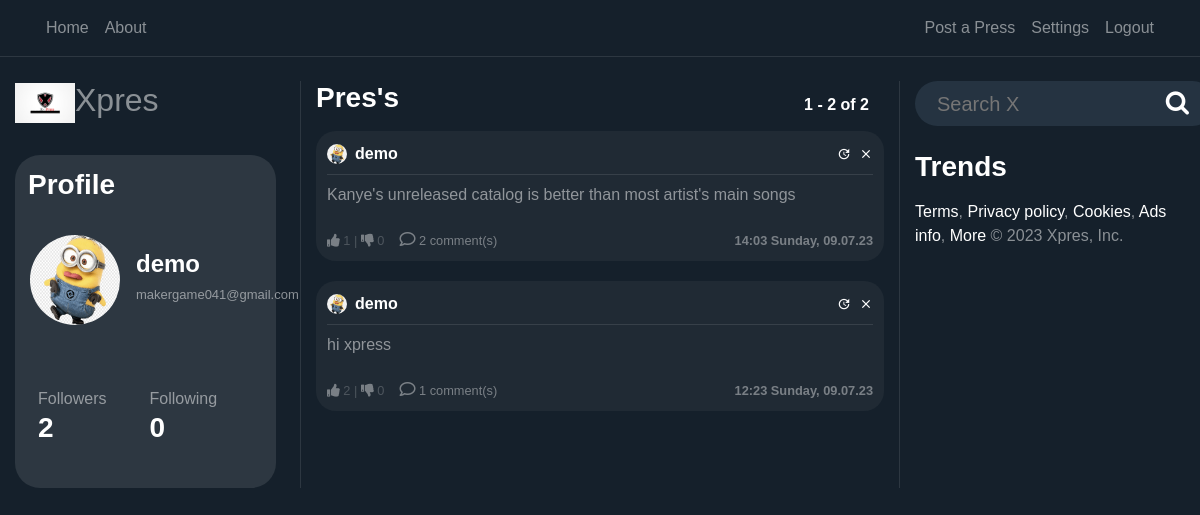
/user/demo (signed in), run on the app's committed database.
### users/models.py (models this page shows, shortened)
class Profile(models.Model):
    user = models.OneToOneField(User, on_delete=models.CASCADE)
    image = models.ImageField(default='default.png', upload_to='profile_pics')
    @property
    def followers(self):
        return Follow.objects.filter(follow_user=self.user).count()
    @property
    def following(self):
        return Follow.objects.filter(user=self.user).count()

### blog/models.py (models this page shows, shortened)
class Post(models.Model):
    content = models.TextField(max_length=1000)
    date_posted = models.DateTimeField(default=timezone.now)
    author = models.ForeignKey(User, on_delete=models.CASCADE)
    likes= models.IntegerField(default=0)
    dislikes= models.IntegerField(default=0)
    @property
    def number_of_comments(self):
        return Comment.objects.filter(post_connected=self).count()

### blog/views.py (the view, shortened to what this page needs)
# urls.py: path('user/<str:username>', UserPostListView.as_view(), name='user-posts'),
class UserPostListView(LoginRequiredMixin, ListView):
    model = Post
    template_name = 'blog/user_posts.html'
    context_object_name = 'posts'
    paginate_by = PAGINATION_COUNT
    def visible_user(self):
        return get_object_or_404(User, username=self.kwargs.get('username'))
    def get_context_data(self, **kwargs):
        visible_user = self.visible_user()
        logged_user = self.request.user
        print(logged_user.username == '', file=sys.stderr)
        if logged_user.username == '' or logged_user is None:
            can_follow = False
        else:
            can_follow = (Follow.objects.filter(user=logged_user,
                                                follow_user=visible_user).count() == 0)
        data = super().get_context_data(**kwargs)
        data['user_profile'] = visible_user
        data['can_follow'] = can_follow
        return data
    def get_queryset(self):
        user = self.visible_user()
        return Post.objects.filter(author=user).order_by('-date_posted')

### blog/templates/blog/user_posts.html
{% extends "blog/home.html" %}

### blog/templates/blog/home.html (shortened to what this page needs)
{% extends "blog/base.html" %}
{% load static %}
{% block content %}
    <div class="row">
        <div class="col-12 col-md-3 pr-4 dont-move">
            <a href="/"> <h2><img class="img-fluid" width="60" src="{% static 'blog/logo.png' %}">Xpres</h2></a><br>
            <div class="profile-section">
            <h3 class="white-important p-2">
                Profile
            </h3>
            <article class="media content-section" style="height: 140px; width: 100%">
                {%  if user_profile != None %}
                    <div class="mt-2 d-flex full-width align-items-center">
                        <img
                           class="rounded-circle mr-3 img-fluid"
                           style="width: 90px; height: 90px;"
                           src="{{ user_profile.profile.image.url }}">
                        <div>
                            <h4 style="text-align: left"
                                    class="white-important">
                                {{ user_profile.username }}
                            </h4>
                            <h6 style="text-align: left"
                                    class="email-profile">
                                {{ user.email }}
                            </h6>
                        </div>
                    </div>
                {%  endif %}
            </article>
            <article class="media content-section">
                <div class="row full-width pl-2">
                    <div class="col-6">
                            Followers
                    </div>
                    <div class="col-6">
                            Following
                    </div>
                    {%  if user_profile != None %}
                        <div class="col-6">
                            <h3 class="white-important follow-click">
                                <a href="{% url 'user-followers' user_profile.username %}">
                                    {{ user_profile.profile.followers }}
                                </a>
                            </h3>
                        </div>
                         <div class="col-6">
                            <a href="{% url 'user-follows' user_profile.username %}">
                                <h3 class="white-important follow-click">
                                    {{ user_profile.profile.following }}
                                </h3>
                            </a>
                        </div>
                    {%  endif %}
                </div>
            </article>
            </div>
        </div>
        <div class="col-12 col-md-6 scrollable" >
            <div class="full-width row">
                <div class="col-6">
                    <h3 class="white-important mb-3">
                        Pres's
                    </h3>
                </div>
                 <div class="col-6 no-padding">
                    <h6
                            style="position: absolute; bottom: 0; right: 0"
                            class="white-important mb-3">
                        {{ page_obj.start_index }} - {{ page_obj.end_index }} of
                        {{ paginator.count }}
                    </h6>
                </div>
            </div>
            {% for post in posts %}
                <article class="media content-section hovered-tweet">
                <div style="width: 100%; word-break: break-all;">
                    <div class="pb-2 row m-0" style="width: 100%; margin-right: 0 !important;">
                       <div
                               style="padding-left: 0px !important;"
                               class="col-8 no-padding d-flex align-items-center">
                           <img
                               class="rounded-circle mr-2"
                               style="width: 20px; height: 20px;"
                               src="{{ post.author.profile.image.url }}">
                           <a class="mr-2 white-important" href="{% url 'user-posts' post.author %}">
                               {{ post.author }}
                           </a>
                       </div>
                       <div class="col-4 d-flex flex-row-reverse no-padding align-items-center"
                            style="padding-right: 0 !important;">
                           {% if post.author == user %}
                                <a class="material-icons ml-2"
                                   style="font-size: 14px"
                                        href="{% url 'post-delete' post.id %}">clear</a>
                                <a class="material-icons ml-2"
                                   style="font-size: 14px"
                                        href="{% url 'post-update' post.id %}">update</a>
                            {%  endif %}
                       </div>
                   </div>
                    <div
                            class="mb-2"
                            style="width: 100%; height: 1px; background-color: rgba(255, 255, 255, 0.1)"></div>
                    <a
                            style="color: rgba(255, 255, 255, 0.5) !important;"
                            href="{% url 'post-detail' post.id %}">
                        <p class="mb-4">
                            {{ post.content }}
                        </p>
                    </a>
                        <div class="row">
                            <div class="col-6" style="display: flex;">
                                <small style="opacity: 0.4;">
                                    <a href="#" onClick="document.getElementById('likebutton').submit()"><i class="fas fa-thumbs-up"></i></a> {{post.likes}}   |   <a href="#" onClick="document.getElementById('dislikebutton').submit()"><i class="fas fa-thumbs-down"></i></a> {{post.dislikes}}
                                </small>
                                <small style="opacity: 0.4; margin-left:15px;">
                                    <a href="/post/{{post.id}}/">
                                        <i style=" font-size: 16px;" class="far fa-comment"></i> {{ post.number_of_comments }} comment(s)
                                    </a>
                                </small>
                            </div>
                            <div class="col-6">
                                <small
                                        style="opacity: 0.4;"
                                    class="white-important d-flex full-width flex-row-reverse">
                                    {{ post.date_posted | date:"H:i l, d.m.y" }}
                                </small>
                            </div>
                        </div>
                </div>
                </article>
            {% endfor %}
        </div>
        <div class="col-12 col-md-3 dont-move">
            <form action="{% url 'search' %}" method="post">{% csrf_token %}
                <div class="search-container">
                    <div class="search">
                    <input required name="search" type="text" id="zip-code-input" placeholder="Search X">
                    <button type="submit" style="border:0; background: transparent;"><i class="fa fa-search"></i> </button> </a>
                </form>
              </div>
            </div>
            <h3 class="white-important mb-3 mt-4"> Trends </h3>
                <p><a href="">Terms</a>,
<a href="">Privacy policy</a>,
<a href="">Cookies</a>,
<a href="">Ads info</a>,
<a href="">More</a>
© 2023 Xpres, Inc.</p>
        </div>
    </div>
{% endblock content %}

### blog/static/blog/main.css (style rules this page uses)
:root { --muted-color: rgba(255, 255, 255, 0.5); }
body { background: #15202b; color: var(--muted-color); margin-top: 5rem; }
h1, h2, h3, h4, h5, h6 { color: var(--muted-color); }
.content-section { padding: 10px 10px; margin-bottom: 20px; }
.no-padding { padding: 0 !important; }
a { color: white; text-underline: none; text-decoration: none !important; }
article { border-radius: 4px; }
.white-important { color: white; font-weight: bold; }
.full-width { width: 100% }
.hovered-tweet { background-color: #90909017; border-radius: 20px; }
.hovered-tweet { border: 1px solid transparent; }
.profile-section { background-color: #2d3741; padding: 5px; border-radius: 25px; }
.scrollable { overflow-y: auto; border-left: 1px solid #2d3741; border-right: 1px solid #2d3741; }
.email-profile { font-size: 13px; outline: hidden; }

### blog/static/blog/style.css (style rules this page uses)
body { font-family: Arial, Helvetica, sans-serif; height: 100vh; margin: 0; padding: 0; }
.search-container { width: 300px; height: 45px; background-color: #253341; border-radius: 30px; display: flex; }
.search-container input { width: 100%; font-size: 20px; background-color: transparent; border: 0; color: white; }
.search-container .search { flex-grow: 1; display: flex; align-items: center; padding-left: 20px; padding-right: 20px; }
.search i { font-size: 25px; color: white; }
.search i { cursor: pointer; }

### data on the page
Post: author.profile.image (picture), author "demo", content "Kanye's unreleased catalog is better than most artist's main songs", likes "1", dislikes "0", number_of_comments "2", date_posted "14:03 Sunday, 09.07.23"
Post: author.profile.image (picture), author "demo", content "hi xpress", likes "2", dislikes "0", number_of_comments "1", date_posted "12:23 Sunday, 09.07.23"

### other printed values
{{ user_profile.username }} "demo"
{{ user.email }} "makergame041@gmail.com"
{{ user_profile.profile.followers }} "2"
{{ user_profile.profile.following }} "0"
{{ page_obj.start_index }} "1"
{{ page_obj.end_index }} "2"
{{ paginator.count }} "2"
